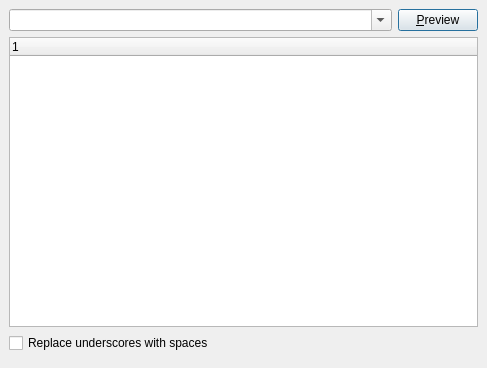
<ui version="4.0" >
 <class>TagsFromFileNamesDialog</class>
 <widget class="QDialog" name="TagsFromFileNamesDialog" >
  <property name="geometry" >
   <rect>
    <x>0</x>
    <y>0</y>
    <width>487</width>
    <height>368</height>
   </rect>
  </property>
  <property name="windowTitle" >
   <string>Convert File Names to Tags</string>
  </property>
  <layout class="QGridLayout" >
   <property name="margin" >
    <number>9</number>
   </property>
   <property name="spacing" >
    <number>6</number>
   </property>
   <item row="1" column="0" colspan="2" >
    <widget class="QTreeWidget" name="files" >
     <property name="alternatingRowColors" >
      <bool>true</bool>
     </property>
     <property name="rootIsDecorated" >
      <bool>false</bool>
     </property>
    </widget>
   </item>
   <item row="2" column="0" colspan="2" >
    <widget class="QCheckBox" name="replace_underscores" >
     <property name="text" >
      <string>Replace underscores with spaces</string>
     </property>
    </widget>
   </item>
   <item row="3" column="0" colspan="2" >
    <widget class="QDialogButtonBox" name="buttonbox" >
     <property name="orientation" >
      <enum>Qt::Horizontal</enum>
     </property>
    </widget>
   </item>
   <item row="0" column="1" >
    <widget class="QPushButton" name="preview" >
     <property name="text" >
      <string>&amp;Preview</string>
     </property>
    </widget>
   </item>
   <item row="0" column="0" >
    <widget class="QComboBox" name="format" >
     <property name="sizePolicy" >
      <sizepolicy>
       <hsizetype>7</hsizetype>
       <vsizetype>0</vsizetype>
       <horstretch>0</horstretch>
       <verstretch>0</verstretch>
      </sizepolicy>
     </property>
     <property name="editable" >
      <bool>true</bool>
     </property>
    </widget>
   </item>
  </layout>
 </widget>
 <resources/>
 <connections/>
</ui>
